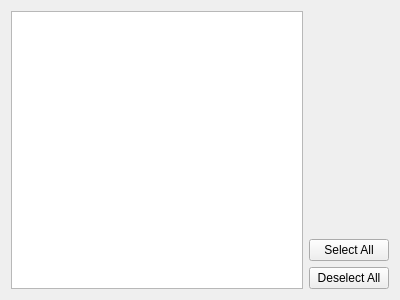
<?xml version="1.0" encoding="UTF-8"?>
<ui version="4.0">
 <class>CXPageSelectWellTopsFormation</class>
 <widget class="QWizardPage" name="CXPageSelectWellTopsFormation">
  <property name="geometry">
   <rect>
    <x>0</x>
    <y>0</y>
    <width>400</width>
    <height>300</height>
   </rect>
  </property>
  <property name="sizePolicy">
   <sizepolicy hsizetype="Expanding" vsizetype="Expanding">
    <horstretch>0</horstretch>
    <verstretch>0</verstretch>
   </sizepolicy>
  </property>
  <property name="windowTitle">
   <string>CXPageWellTops</string>
  </property>
  <layout class="QHBoxLayout" name="horizontalLayout">
   <item>
    <layout class="QHBoxLayout" name="horizontalLayout_3">
     <item>
      <widget class="QListWidget" name="m_lwgtFormation"/>
     </item>
     <item>
      <layout class="QVBoxLayout" name="verticalLayout_2">
       <item>
        <spacer name="verticalSpacer">
         <property name="orientation">
          <enum>Qt::Vertical</enum>
         </property>
         <property name="sizeHint" stdset="0">
          <size>
           <width>20</width>
           <height>40</height>
          </size>
         </property>
        </spacer>
       </item>
       <item>
        <widget class="QPushButton" name="m_pbSelectAll">
         <property name="text">
          <string>Select All</string>
         </property>
        </widget>
       </item>
       <item>
        <widget class="QPushButton" name="m_pbUnSelectAll">
         <property name="text">
          <string>Deselect All</string>
         </property>
        </widget>
       </item>
      </layout>
     </item>
    </layout>
   </item>
  </layout>
 </widget>
 <layoutdefault spacing="6" margin="11"/>
 <resources/>
 <connections/>
</ui>
